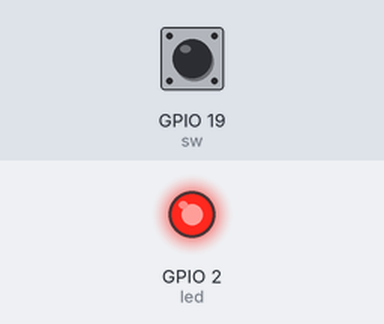
The program below on a simulated ESP32 board running MicroPython. Parts: output pins drawn as LEDs (lit = HIGH). Wiring (from the project's diagram.json): red LED on GPIO 2, green button on GPIO 19. Inputs (shaded band) come from the test bench; at power-on: GPIO 19 (sw) LOW. What the program prints to the serial console is not drawn.

Above: at 1.2 s.
1.3 s: GPIO 19 (sw) pulled HIGH for 1.15 s
At 2.2 s:
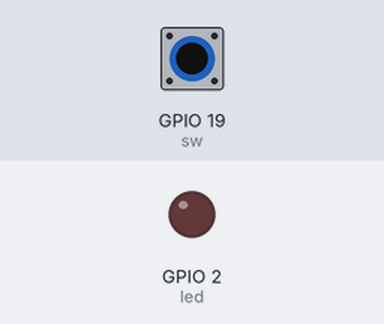
Timing chart, 0 to 10.8 s (numbered marks = the images above; inputs shaded):
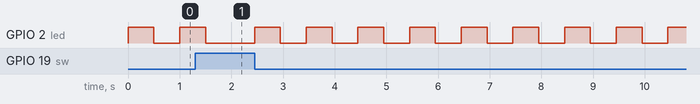

Measured:
- by itself, GPIO 2 (led): repeats every 1.0 s: HIGH 0.50 s, LOW 0.50 s

The program:

main.py
```python
from machine import Pin  # Thêm thư viện các chân kết nối đã định nghĩa
from time import sleep_ms  # Thêm thư viện tạo độ trễ theo mili giây

led = Pin(2, Pin.OUT)  # Gán chân 2 là ngõ ra Led
sw = Pin(19, Pin.IN)  # Gán chân 19 là tín hiệu ngõ vào, với chế độ kéo lên nội

# Đặt mặc định ban đầu tắt LED
led.value(0)

# Trạng thái hiện tại của nút nhấn
previous_sw_status = sw.value()

while True:  # Tạo vòng lặp vô hạn
    sw_status = sw.value()  # Lưu tín hiệu ngõ vào vào một biến

    if sw_status != previous_sw_status:  # Chỉ khi trạng thái thay đổi mới thực hiện in ra console
        previous_sw_status = sw_status
        print('Trạng thái nút nhấn:', sw_status)

    if sw_status == 0:  # Nếu trạng thái nút nhấn bằng 0 thì chuyển chế độ chớp tắt Led
        led.value(1)
        sleep_ms(500)  # Dùng sleep_ms để giảm thời gian xử lý
        led.value(0)
        sleep_ms(500)
    else:  # Nếu trạng thái nút nhấn khác 0 thì chuyển chế độ tắt Led
        led.value(0)
        sleep_ms(10)  # Giảm thời gian ngủ để tăng độ nhạy cho việc phát hiện nhấn nút
        # Đợi cho đến khi nút được nhấn
        while sw.value() == 1:
            pass
```
